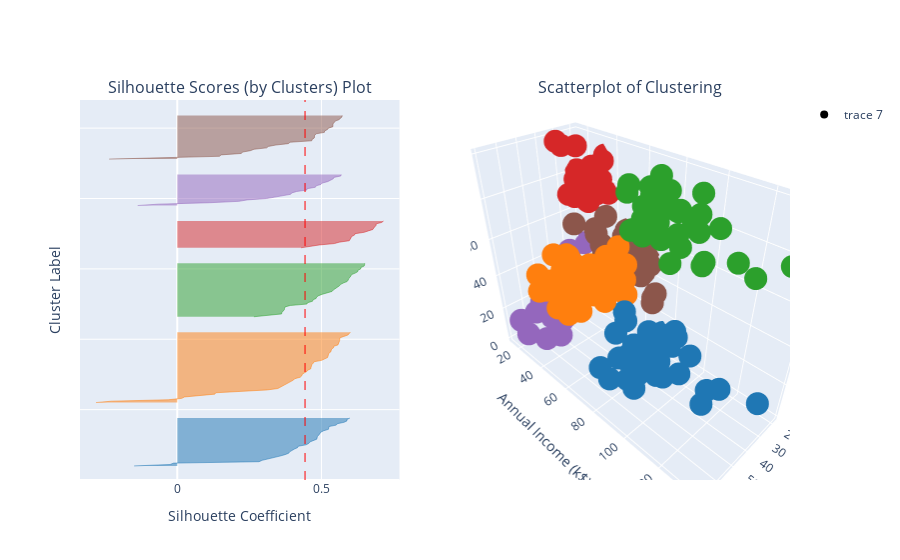

Notebook code for this chart:
### Code cell
show_silhouette(figures_hclust, 6)

### Figure 1 — Plotly figure (JSON) as saved in the notebook; plotly's stock layout.template omitted (floating-point values rounded to 4 significant figures; data arrays with more than 128 entries replaced by an {"elided": "..."} marker saying what was removed)
{"data": [{"fill": "tozerox", "line": {"color": "rgb(31.0, 119.0, 180.0)", "width": 0.5}, "mode": "lines", "showlegend": false, "type": "scatter", "x": [-0.1497, -0.02513, -0.01265, 0.2835, 0.2946, 0.3196, 0.3423, 0.3563, 0.3733, 0.3862, 0.3896, 0.3963, 0.4065, 0.4171, 0.4198, 0.4467, 0.4561, 0.4596, 0.469, 0.4837, 0.485, 0.4864, 0.4912, 0.4964, 0.4979, 0.5078, 0.5243, 0.5252, 0.5264, 0.5512, 0.5552, 0.5784, 0.5885, 0.5886, 0.5987], "xaxis": "x", "y": [10, 11, 12, 13, 14, 15, 16, 17, 18, 19, 20, 21, 22, 23, 24, 25, 26, 27, 28, 29, 30, 31, 32, 33, 34, 35, 36, 37, 38, 39, 40, 41, 42, 43, 44], "yaxis": "y"}, {"fill": "tozerox", "line": {"color": "rgb(255.0, 127.0, 14.0)", "width": 0.5}, "mode": "lines", "showlegend": false, "type": "scatter", "x": [-0.282, -0.2286, -0.0315, 0.01557, 0.02492, 0.07641, 0.1301, 0.1336, 0.2453, 0.3122, 0.3489, 0.3581, 0.3713, 0.3788, 0.3845, 0.398, 0.4029, 0.4075, 0.4262, 0.4317, 0.4331, 0.4397, 0.4487, 0.4523, 0.4631, 0.4638, 0.4652, 0.4669, 0.4713, 0.4744, 0.5006, 0.5145, 0.5212, 0.5229, 0.5254, 0.5254, 0.5322, 0.5324, 0.5353, 0.5421, 0.5426, 0.5573, 0.5593, 0.5626, 0.5631, 0.5634, 0.5636, 0.5774, 0.5918, 0.596, 0.6004], "xaxis": "x", "y": [55, 56, 57, 58, 59, 60, 61, 62, 63, 64, 65, 66, 67, 68, 69, 70, 71, 72, 73, 74, 75, 76, 77, 78, 79, 80, 81, 82, 83, 84, 85, 86, 87, 88, 89, 90, 91, 92, 93, 94, 95, 96, 97, 98, 99, 100, 101, 102, 103, 104, 105], "yaxis": "y"}, {"fill": "tozerox", "line": {"color": "rgb(44.0, 160.0, 44.0)", "width": 0.5}, "mode": "lines", "showlegend": false, "type": "scatter", "x": [0.2658, 0.3264, 0.3618, 0.3628, 0.3669, 0.3714, 0.372, 0.374, 0.3917, 0.4494, 0.4521, 0.4691, 0.4707, 0.4814, 0.4832, 0.4904, 0.5036, 0.5172, 0.5367, 0.5411, 0.5502, 0.5554, 0.5626, 0.5666, 0.5762, 0.5889, 0.5925, 0.5941, 0.5991, 0.6036, 0.6048, 0.6171, 0.6257, 0.6265, 0.6362, 0.6369, 0.6481, 0.6497, 0.6502], "xaxis": "x", "y": [116, 117, 118, 119, 120, 121, 122, 123, 124, 125, 126, 127, 128, 129, 130, 131, 132, 133, 134, 135, 136, 137, 138, 139, 140, 141, 142, 143, 144, 145, 146, 147, 148, 149, 150, 151, 152, 153, 154], "yaxis": "y"}, {"fill": "tozerox", "line": {"color": "rgb(214.0, 39.0, 40.0)", "width": 0.5}, "mode": "lines", "showlegend": false, "type": "scatter", "x": [0.4294, 0.4545, 0.4925, 0.5451, 0.5617, 0.5966, 0.6012, 0.6024, 0.6045, 0.6143, 0.6164, 0.6481, 0.6627, 0.6783, 0.6815, 0.6851, 0.6896, 0.6897, 0.7089, 0.7153], "xaxis": "x", "y": [165, 166, 167, 168, 169, 170, 171, 172, 173, 174, 175, 176, 177, 178, 179, 180, 181, 182, 183, 184], "yaxis": "y"}, {"fill": "tozerox", "line": {"color": "rgb(148.0, 103.0, 189.0)", "width": 0.5}, "mode": "lines", "showlegend": false, "type": "scatter", "x": [-0.1374, -0.06578, 0.1107, 0.2137, 0.2419, 0.3089, 0.3383, 0.3651, 0.3931, 0.3973, 0.4144, 0.449, 0.4505, 0.4788, 0.4812, 0.498, 0.5028, 0.5215, 0.5335, 0.5411, 0.5428, 0.567, 0.5689], "xaxis": "x", "y": [195, 196, 197, 198, 199, 200, 201, 202, 203, 204, 205, 206, 207, 208, 209, 210, 211, 212, 213, 214, 215, 216, 217], "yaxis": "y"}, {"fill": "tozerox", "line": {"color": "rgb(140.0, 86.0, 75.0)", "width": 0.5}, "mode": "lines", "showlegend": false, "type": "scatter", "x": [-0.2364, -0.03876, 0.1464, 0.1519, 0.222, 0.2265, 0.2535, 0.2661, 0.3104, 0.3154, 0.3418, 0.3852, 0.3911, 0.4663, 0.4679, 0.4752, 0.4758, 0.4764, 0.4824, 0.5102, 0.511, 0.5208, 0.524, 0.5396, 0.5398, 0.5398, 0.5443, 0.5476, 0.5606, 0.5669, 0.5712, 0.5722], "xaxis": "x", "y": [228, 229, 230, 231, 232, 233, 234, 235, 236, 237, 238, 239, 240, 241, 242, 243, 244, 245, 246, 247, 248, 249, 250, 251, 252, 253, 254, 255, 256, 257, 258, 259], "yaxis": "y"}, {"fill": "tozeroy", "line": {"color": "red", "dash": "dash", "width": 1}, "mode": "lines", "showlegend": false, "type": "scatter", "x": {"elided": "500 float values"}, "xaxis": "x", "y": {"elided": "500 int values"}, "yaxis": "y"}, {"marker": {"color": {"elided": "200x3 int values"}}, "mode": "markers", "scene": "scene", "type": "scatter3d", "x": {"elided": "200 int values"}, "y": {"elided": "200 int values"}, "z": {"elided": "200 int values"}}], "layout": {"annotations": [{"font": {"size": 16}, "showarrow": false, "text": "Silhouette Scores (by Clusters) Plot", "x": 0.225, "xanchor": "center", "xref": "paper", "y": 1, "yanchor": "bottom", "yref": "paper"}, {"font": {"size": 16}, "showarrow": false, "text": "Scatterplot of Clustering", "x": 0.775, "xanchor": "center", "xref": "paper", "y": 1, "yanchor": "bottom", "yref": "paper"}], "scene": {"domain": {"x": [0.55, 1], "y": [0, 1]}, "xaxis": {"title": {"text": "Age"}}, "yaxis": {"title": {"text": "Annual Income (k$)"}}, "zaxis": {"title": {"text": "Spending Score (1-100)"}}}, "xaxis": {"anchor": "y", "domain": [0, 0.45], "title": {"text": "Silhouette Coefficient"}}, "yaxis": {"anchor": "x", "domain": [0, 1], "range": [0, 270], "showticklabels": false, "title": {"text": "Cluster Label"}}}}
